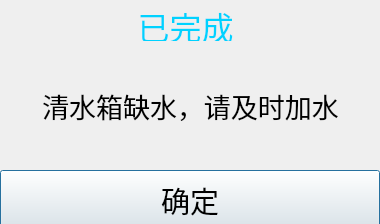
<?xml version="1.0" encoding="UTF-8"?>
<ui version="4.0">
 <class>warningW</class>
 <widget class="QDialog" name="warningW">
  <property name="geometry">
   <rect>
    <x>0</x>
    <y>0</y>
    <width>380</width>
    <height>224</height>
   </rect>
  </property>
  <property name="font">
   <font>
    <family>宋体</family>
   </font>
  </property>
  <property name="windowTitle">
   <string>Dialog</string>
  </property>
  <property name="styleSheet">
   <string notr="true"/>
  </property>
  <widget class="QLabel" name="titleLabel">
   <property name="geometry">
    <rect>
     <x>40</x>
     <y>10</y>
     <width>291</width>
     <height>31</height>
    </rect>
   </property>
   <property name="font">
    <font>
     <family>宋体</family>
     <pointsize>24</pointsize>
    </font>
   </property>
   <property name="styleSheet">
    <string notr="true">color: rgb(0, 210, 255);</string>
   </property>
   <property name="text">
    <string>已完成</string>
   </property>
   <property name="alignment">
    <set>Qt::AlignCenter</set>
   </property>
  </widget>
  <widget class="QLabel" name="infoLabel">
   <property name="geometry">
    <rect>
     <x>0</x>
     <y>90</y>
     <width>381</width>
     <height>31</height>
    </rect>
   </property>
   <property name="font">
    <font>
     <family>宋体</family>
     <pointsize>20</pointsize>
    </font>
   </property>
   <property name="styleSheet">
    <string notr="true"/>
   </property>
   <property name="text">
    <string>清水箱缺水，请及时加水</string>
   </property>
   <property name="alignment">
    <set>Qt::AlignCenter</set>
   </property>
  </widget>
  <widget class="QPushButton" name="okButton">
   <property name="geometry">
    <rect>
     <x>0</x>
     <y>170</y>
     <width>380</width>
     <height>60</height>
    </rect>
   </property>
   <property name="font">
    <font>
     <family>宋体</family>
     <pointsize>22</pointsize>
    </font>
   </property>
   <property name="styleSheet">
    <string notr="true">QPushButton{border-image: url(:/new/prefix1/image/widget_wainmimag/ok_board.png)}
QPushButton:hover{border-image: url(:/new/prefix1/image/widget_wainmimag/ok_board.png)}
QPushButton:pressed{border-image: url(:/new/prefix1/image/widget_wainmimag/ok_board1.png)}</string>
   </property>
   <property name="text">
    <string>确定</string>
   </property>
  </widget>
 </widget>
 <resources/>
 <connections/>
</ui>
